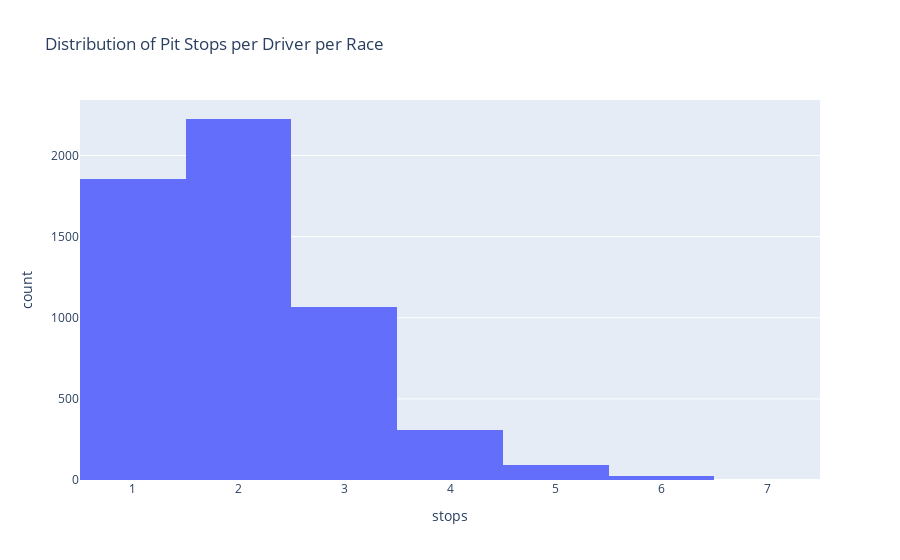

This figure's notebook cell:
### Code cell
# Cell 14: Pit stops overview (if pit_stops exists)
if 'raceId' in pit_stops.columns:
    pit_counts = pit_stops.groupby(['raceId','driverId']).size().reset_index(name='stops')
    # distribution of stops
    fig = px.histogram(pit_counts, x='stops', nbins=10, title='Distribution of Pit Stops per Driver per Race')
    fig.show()
else:
    print('No pit_stops data available; skipping.')

### Figure 1 — Plotly figure (JSON) as saved in the notebook; plotly's stock layout.template omitted (floating-point values rounded to 4 significant figures; data arrays with more than 128 entries replaced by an {"elided": "..."} marker saying what was removed)
{"data": [{"bingroup": "x", "hovertemplate": "stops=%{x}<br>count=%{y}<extra></extra>", "legendgroup": "", "marker": {"color": "#636efa", "pattern": {"shape": ""}}, "name": "", "nbinsx": 10, "orientation": "v", "showlegend": false, "type": "histogram", "x": {"elided": "5575 int values"}, "xaxis": "x", "yaxis": "y"}], "layout": {"barmode": "relative", "legend": {"tracegroupgap": 0}, "title": {"text": "Distribution of Pit Stops per Driver per Race"}, "xaxis": {"anchor": "y", "domain": [0, 1], "title": {"text": "stops"}}, "yaxis": {"anchor": "x", "domain": [0, 1], "title": {"text": "count"}}}}
